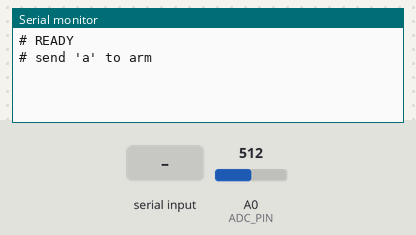
Bench run of a sketch on a simulated Arduino Uno, built with avr-gcc and run on an emulated ATmega328P. On the bench: the last lines printed to the serial monitor. The test bench sets the inputs (shaded band); at power-on: A0 (ADC_PIN) = 512.

Above: at 1.2 s.
1.3 s: "a" received over Serial
At 2.7 s:
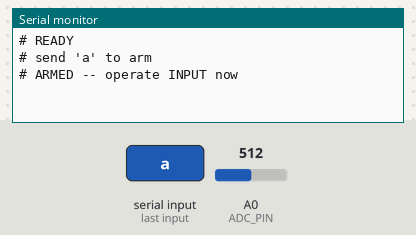
At 6.7 s:
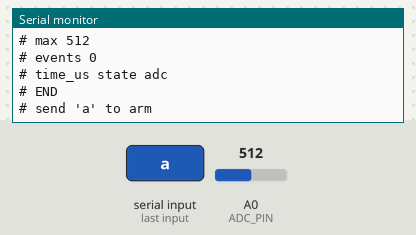

Measured:
- after the input at 1.3 s, the serial monitor: prints a new line at once (image 1)

The sketch:

xs-sniffer2.ino
```cpp
constexpr uint8_t ADC_PIN = A0;
constexpr uint32_t CAPTURE_MS = 5000;

constexpr uint16_t HIGH_THRESHOLD = 600;
constexpr uint16_t LOW_THRESHOLD  = 200;

struct Event {
  uint32_t us;
  uint16_t adc;
  bool high;
};

constexpr uint16_t MAX_EVENTS = 100;
Event events[MAX_EVENTS];

void setup() {
  Serial.begin(115200);
  pinMode(ADC_PIN, INPUT);

  while (!Serial) {}
  Serial.println("# READY");
  Serial.println("# send 'a' to arm");
}

void capture() {
  Serial.println("# ARMED -- operate INPUT now");

  uint16_t count = 0;
  uint16_t maxValue = 0;

  // Establish initial state.
  uint16_t v = analogRead(ADC_PIN);
  bool high = (v > HIGH_THRESHOLD);

  uint32_t startUs = micros();
  uint32_t startMs = millis();

  while (millis() - startMs < CAPTURE_MS) {
    v = analogRead(ADC_PIN);

    if (v > maxValue)
      maxValue = v;

    bool changed = false;

    if (!high && v > HIGH_THRESHOLD) {
      high = true;
      changed = true;
    }
    else if (high && v < LOW_THRESHOLD) {
      high = false;
      changed = true;
    }

    if (changed && count < MAX_EVENTS) {
      events[count].us = micros() - startUs;
      events[count].adc = v;
      events[count].high = high;
      count++;
    }
  }

  Serial.println("# DONE");
  Serial.print("# max ");
  Serial.println(maxValue);

  Serial.print("# events ");
  Serial.println(count);

  Serial.println("# time_us state adc");

  for (uint16_t i = 0; i < count; i++) {
    Serial.print(events[i].us);
    Serial.print(' ');
    Serial.print(events[i].high ? "HIGH" : "LOW");
    Serial.print(' ');
    Serial.println(events[i].adc);
  }

  Serial.println("# END");
  Serial.println("# send 'a' to arm");
}

void loop() {
  if (Serial.available()) {
    char c = Serial.read();

    if (c == 'a' || c == 'A')
      capture();
  }
}
```
